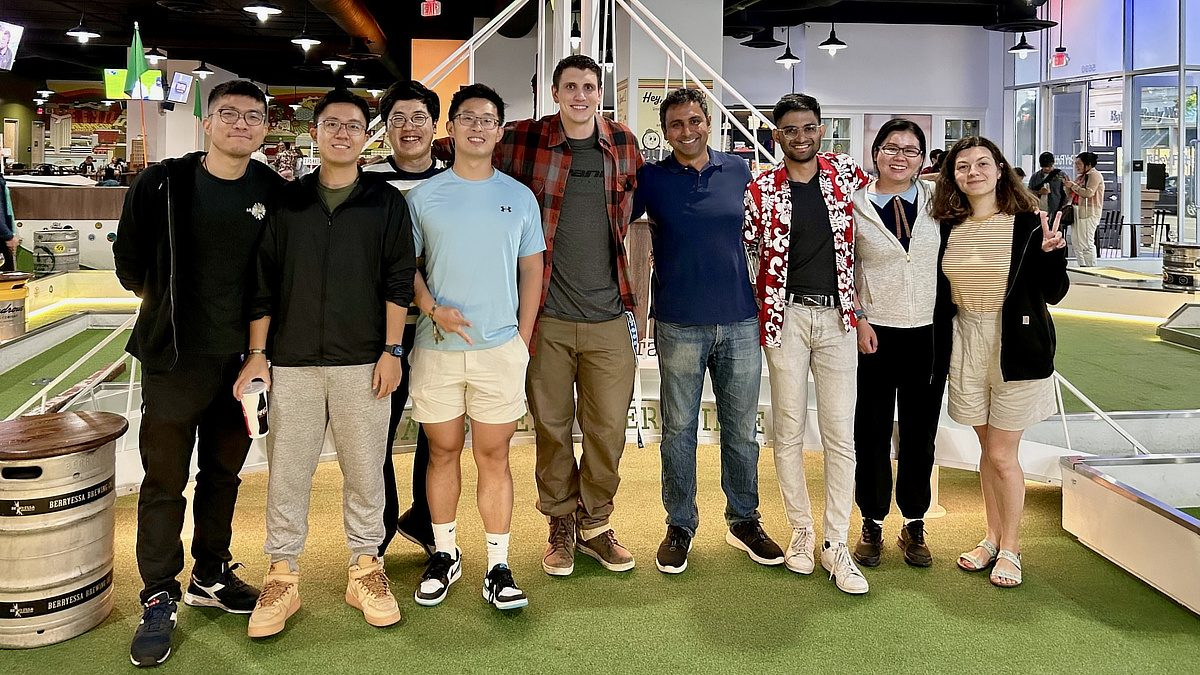
#> input picture media/group_photo.jpg, 1200 x 675 px
$ python make_photo.py ../media/group_photo.jpg
#> lines starting #> are read from the running program, lines starting #| are printed output that depends on the picture
"""Make the web version of a people photo: _raw/<name>.<ext>  ->  media/<name>.jpg

    python tools/make_photo.py _raw/team_liamJ.jpg [more files...]

Steps, in order:
  1. Rotate by the camera's EXIF orientation, so phone photos are upright.
  2. Center-crop to a square (the site shows people as circles).
  3. Downscale to SIZE x SIZE with Lanczos resampling.
  4. Light unsharp mask, to restore edge detail softened by the downscale.
  5. Save as a progressive JPEG with all metadata removed (no GPS or camera data on the web).
     Quality starts at QUALITY and steps down only if the file is over MAX_KB.
"""
import sys
from pathlib import Path

from PIL import Image, ImageFilter, ImageOps

SIZE = 400          # px; shown as a 180 px circle, so 400 stays sharp on 2x screens
QUALITY = 85        # starting JPEG quality
MIN_QUALITY = 70    # never go below this to hit the size target
MAX_KB = 60         # file-size target
UNSHARP = dict(radius=0.8, percent=60, threshold=2)  # gentle; raise percent for more bite

REPO = Path(__file__).resolve().parent.parent


def make(src: Path) -> Path:
    img = ImageOps.exif_transpose(Image.open(src))
#> img is the input picture: PIL image 1200x675 RGB; mean R, G, B 121.2, 112.4, 91.4
    img = img.convert("RGB")
    img = ImageOps.fit(img, (SIZE, SIZE), method=Image.LANCZOS, centering=(0.5, 0.5))
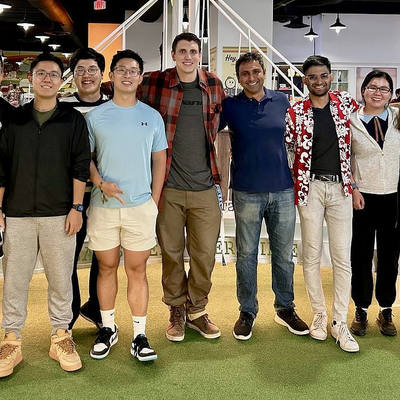
#> img: PIL image 400x400 RGB; mean R, G, B 120.7, 110.5, 89.2
    img = img.filter(ImageFilter.UnsharpMask(**UNSHARP))

    out = REPO / "media" / (src.stem + ".jpg")
    for q in range(QUALITY, MIN_QUALITY - 1, -5):
        img.save(out, "JPEG", quality=q, optimize=True, progressive=True, subsampling="4:2:0")
        if out.stat().st_size <= MAX_KB * 1024:
            break
    print(f"{src.name} -> media/{out.name}  {SIZE}x{SIZE}  q={q}  {out.stat().st_size // 1024} KB")
#| group_photo.jpg -> media/group_photo.jpg  400x400  q=85  58 KB
    return out


if __name__ == "__main__":
    if len(sys.argv) < 2:
        sys.exit(__doc__)
    for arg in sys.argv[1:]:
        make(Path(arg))
